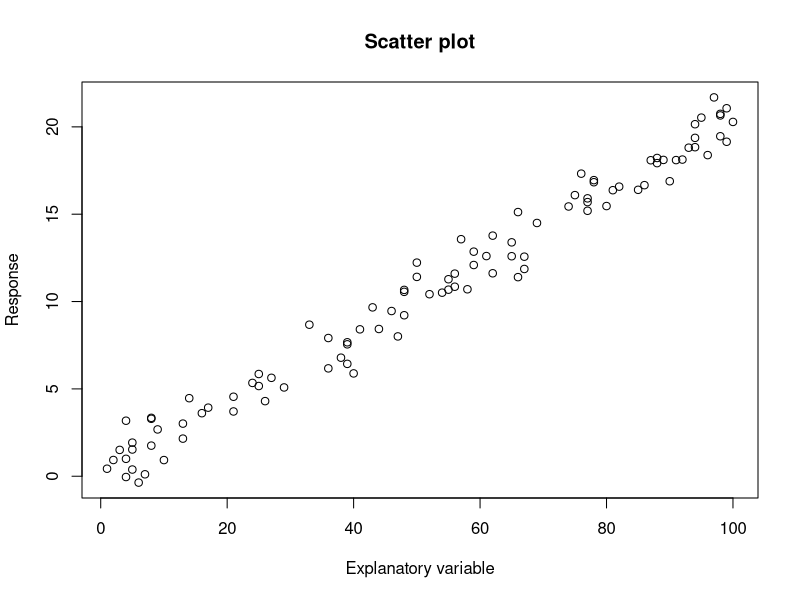
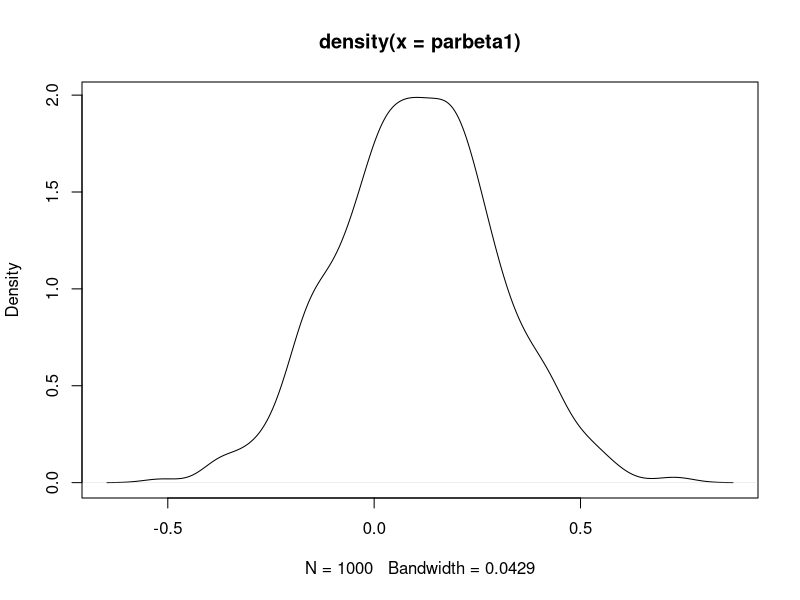
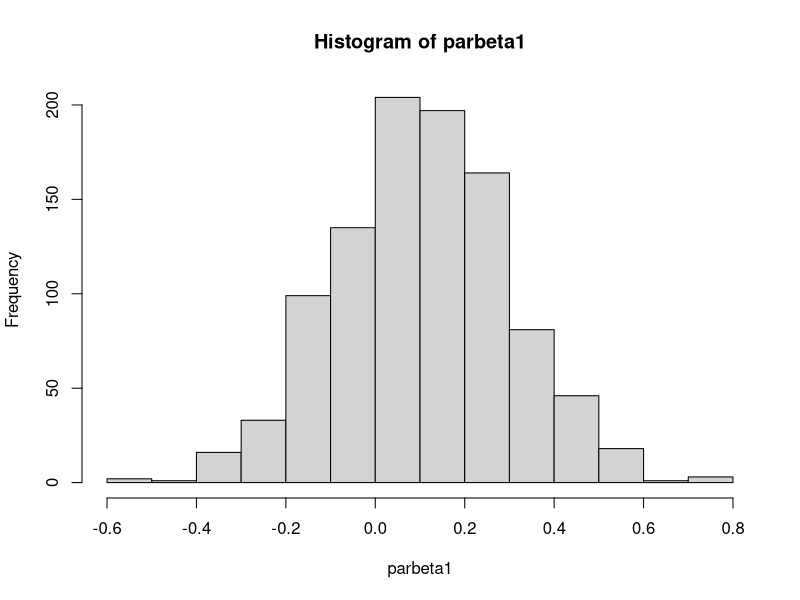

The R script that drew these images, in order:

###Part 1


varlist <- function(yval,xval)
  {
  ## sample of integers from 1 to 100
  x <- sample(1:100, 100, replace=T)
  # given that the error is normally distributed
  error <- rnorm(100, mean = 0, sd = 1)
  m <- 0.2 # slope
  c <- 0.1 # intercept
  y <- m*x +  c + error # output data from a simple linear regression model
  return(list(yval = y, xval = x))
}

listofvar <- varlist(y,x)
#listofvar
plot(listofvar$xval, listofvar$yval, xlab = "Explanatory variable", ylab = "Response", main = "Scatter plot")


### Part 2
### Creating a function to compute the par estimates

mx <- mean(listofvar$xval) ##mean of x
my <- mean(listofvar$yval) ##mean of y
num <- sum((listofvar$xval- mx)*(listofvar$yval - my))
den <- sum((listofvar$xval- mx)^2)
b1 <- num/den
b0 <- my - mx*b1

parvalues <- function(beta0, beta1)
  {
  return(list(beta0 = b0, beta1 = b1))
}

parv <- parvalues(b0,b1)
parv


##creating a function for least_squares_criterion
least_squares_criterion <- function(par_val, listov)
{
  return(sum((listov$yval - par_val$beta0 - par_val$beta1*listov$xval)^2))
}
kk <- least_squares_criterion(parv, listofvar)
kk


###Part 3

listov = c(listofvar[1],listofvar[2])

myfunct=function(par_val, listov){ sum((-listov$yval + par_val[2] + par_val[1]*listov$xval)^2) }

ans <- optim(c(0.5,0.5), myfunct, listov=listov, method="BFGS")
ans



#### Part 4

num_of_experiments <- 1000
parbeta0 <- vector("numeric", num_of_experiments)
parbeta1 <- vector("numeric", num_of_experiments)
for (i in 1:num_of_experiments)
  {
    listofvar <- varlist(y,x)
    listov = c(listofvar[1],listofvar[2])
    
    myfunct=function(par_val, listov){ sum((-listov$yval + par_val[2] + par_val[1]*listov$xval)^2) }
    ans <- optim(c(1,1), myfunct, listov=listov, method="BFGS")
    ###to store all 1000 par values
    parbeta0[i]<-ans$par[1]
    parbeta1[i]<-ans$par[2]
}

#parbeta0
#parbeta1
#producing the deplots for Par-beta1
plot(density(parbeta1))
#the histogram
hist(parbeta1)

##producing the deplots for Par-beta0
#plot(density(parbeta0))
#hist(parbeta0)

##Explaination:
# When I lowered the standard deviation from 1 to 0.1, I observed that the bandwidth of 
# the density plot decreased about 0.04494 to about 0.00459. This shows that the S.d.
# has considerable impact on the behaviour of our model.
